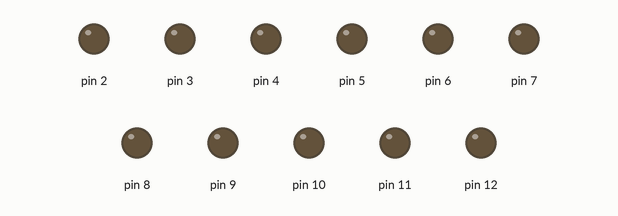
A sketch run on a simulated Arduino Uno, built with avr-gcc and run on an emulated ATmega328P. On the bench: output pins drawn as LEDs (lit = HIGH).

Above: at 0.15 s.
At 16.14 s:
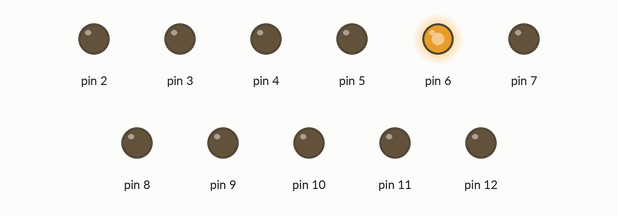
Timing chart, 0 to 16.0 s (numbered marks = the images above):
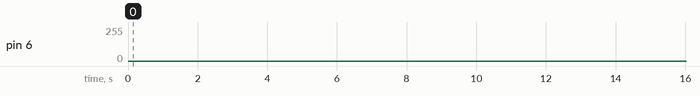

The sketch:

hw_rgb_led_class.ino
```cpp
class RGBled {
  int redPin;
    int bluePin;
    int greenPin;

    public:
    RGBled(int red, int blue, int green) {
      redPin = red;
      bluePin = blue;
      greenPin = green;
    }

  void ledUpDown(int pin) {
    for (int i=0; i<=255; i++){
      analogWrite(pin, i);
        delay(2);
    }
    for (int i=255; i>=0; i--){
      analogWrite(pin, i);
      delay(2);
    }
  }

  void red_to_blue_to_green() {
    ledUpDown(redPin);
    ledUpDown(bluePin);
    ledUpDown(greenPin);
  }
};

RGBled firstLed(13,12,8);
RGBled secondLed(11,10,9);
RGBled thirdLed(7, 4, 2);
RGBled forthLed(6, 5, 3);

void setup()
{
  for (int i=2; i<=12; i++){
    pinMode(i, OUTPUT);
  }
}

void loop()
{
  secondLed.red_to_blue_to_green();
  forthLed.red_to_blue_to_green();
}
```
